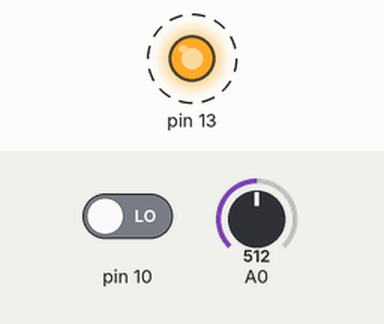
This sketch was run on a simulated Arduino Uno, built with avr-gcc and run on an emulated ATmega328P. Parts: output pins drawn as LEDs (lit = HIGH). Dashed ring = blinking. The inputs (shaded band) are chosen by the test bench; at power-on: pin 10 LOW, A0 = 512. What the sketch prints to the serial monitor is not drawn.

Above: at 0.2 s.
Timing chart, 0 to 3.0 s (numbered marks = the images above):
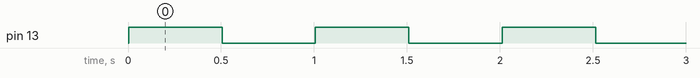

Measured:
- by itself, pin 13: alternates HIGH for 0.50 s and LOW for 0.50 s

The sketch:

S1_Read__Write__Blink.ino
```cpp
void setup() {
  // put your setup code here, to run once:
  Serial.begin(115200);  // set the serial port speed
  Serial.print("\n\nS1 Hello World\n\n");
  pinMode(10,INPUT);
  pinMode(13,OUTPUT);
}

void loop() {
  // put your main code here, to run repeatedly:
  Serial.print(micros());
  Serial.print(" us since start, ");
  Serial.print(digitalRead(10));
  Serial.print(" digitalRead on pin 10, ");
  Serial.print(analogRead(A0));
  Serial.print(" analogRead on A0, and Hello Again!");
  Serial.print("\n");
  if(digitalRead(13) == 1) digitalWrite(13,0);
  else digitalWrite(13,1);
  delay(500);
}
```
